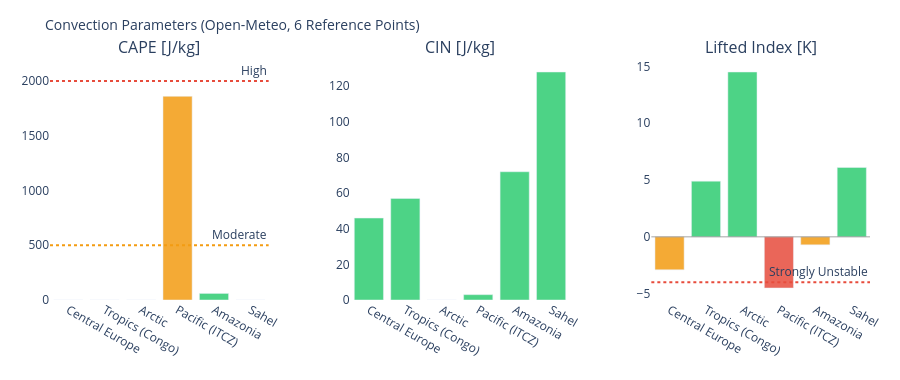

Notebook source saved alongside this figure:
### Markdown cell above
---
## 3. Visualizations

### Code cell
# ============================================================
# CAPE / CIN / LIFTED INDEX – Convection potential
# ============================================================

if not df_atm.empty:
    fig = make_subplots(
        rows=1, cols=3,
        subplot_titles=['CAPE [J/kg]', 'CIN [J/kg]', 'Lifted Index [K]'],
        horizontal_spacing=0.1
    )
    pts = df_atm['point'].tolist()
    pt_colors = ['#E85D24','#185FA5','#888780','#378ADD','#639922','#F2A623']

    # CAPE – höher = mehr Gewitterpotential
    cape_vals = df_atm['cape'].fillna(0).tolist()
    cape_colors = ['#e74c3c' if v > 2000 else '#f39c12' if v > 500 else '#2ecc71'
                   for v in cape_vals]
    fig.add_trace(go.Bar(x=pts, y=cape_vals, marker_color=cape_colors,
                         opacity=0.85, showlegend=False), row=1, col=1)
    fig.add_hline(y=2000, line_dash='dot', line_color='#e74c3c',
                  annotation_text='High', row=1, col=1)
    fig.add_hline(y=500,  line_dash='dot', line_color='#f39c12',
                  annotation_text='Moderate', row=1, col=1)

    # CIN – negativer = stärker gedeckelt (weniger Auslöse)
    cin_vals = df_atm['cin'].fillna(0).tolist()
    cin_colors = ['#e74c3c' if v < -200 else '#f39c12' if v < -50 else '#2ecc71'
                  for v in cin_vals]
    fig.add_trace(go.Bar(x=pts, y=cin_vals, marker_color=cin_colors,
                         opacity=0.85, showlegend=False), row=1, col=2)

    # Lifted Index – negativ = instabil
    li_vals = df_atm['li'].fillna(0).tolist()
    li_colors = ['#e74c3c' if v < -4 else '#f39c12' if v < 0 else '#2ecc71'
                 for v in li_vals]
    fig.add_trace(go.Bar(x=pts, y=li_vals, marker_color=li_colors,
                         opacity=0.85, showlegend=False), row=1, col=3)
    fig.add_hline(y=0, line_color='gray', line_width=0.7, row=1, col=3)
    fig.add_hline(y=-4, line_dash='dot', line_color='#e74c3c',
                  annotation_text='Strongly Unstable', row=1, col=3)

    fig.update_layout(
        title=dict(text='Convection Parameters (Open-Meteo, 6 Reference Points)', font=dict(size=14)),
        height=380, plot_bgcolor='rgba(0,0,0,0)', paper_bgcolor='rgba(0,0,0,0)',
        margin=dict(l=50, r=30, t=60, b=80)
    )
    fig.update_xaxes(tickangle=30)
    fig.show()

### Figure 1 — Plotly figure (JSON) as saved in the notebook; plotly's stock layout.template omitted (floating-point values rounded to 4 significant figures)
{"data": [{"marker": {"color": ["#2ecc71", "#2ecc71", "#2ecc71", "#f39c12", "#2ecc71", "#2ecc71"]}, "opacity": 0.85, "showlegend": false, "type": "bar", "x": ["Central Europe", "Tropics (Congo)", "Arctic", "Pacific (ITCZ)", "Amazonia", "Sahel"], "xaxis": "x", "y": [0.0, 0.0, 0.0, 1860.0, 60.0, 0.0], "yaxis": "y"}, {"marker": {"color": ["#2ecc71", "#2ecc71", "#2ecc71", "#2ecc71", "#2ecc71", "#2ecc71"]}, "opacity": 0.85, "showlegend": false, "type": "bar", "x": ["Central Europe", "Tropics (Congo)", "Arctic", "Pacific (ITCZ)", "Amazonia", "Sahel"], "xaxis": "x2", "y": [46.0, 57.0, 0.0, 3.0, 72.0, 128.0], "yaxis": "y2"}, {"marker": {"color": ["#f39c12", "#2ecc71", "#2ecc71", "#e74c3c", "#f39c12", "#2ecc71"]}, "opacity": 0.85, "showlegend": false, "type": "bar", "x": ["Central Europe", "Tropics (Congo)", "Arctic", "Pacific (ITCZ)", "Amazonia", "Sahel"], "xaxis": "x3", "y": [-2.9, 4.9, 14.5, -4.5, -0.7, 6.1], "yaxis": "y3"}], "layout": {"annotations": [{"font": {"size": 16}, "showarrow": false, "text": "CAPE [J/kg]", "x": 0.1333, "xanchor": "center", "xref": "paper", "y": 1.0, "yanchor": "bottom", "yref": "paper"}, {"font": {"size": 16}, "showarrow": false, "text": "CIN [J/kg]", "x": 0.5, "xanchor": "center", "xref": "paper", "y": 1.0, "yanchor": "bottom", "yref": "paper"}, {"font": {"size": 16}, "showarrow": false, "text": "Lifted Index [K]", "x": 0.8667, "xanchor": "center", "xref": "paper", "y": 1.0, "yanchor": "bottom", "yref": "paper"}, {"showarrow": false, "text": "High", "x": 1, "xanchor": "right", "xref": "x domain", "y": 2000, "yanchor": "bottom", "yref": "y"}, {"showarrow": false, "text": "Moderate", "x": 1, "xanchor": "right", "xref": "x domain", "y": 500, "yanchor": "bottom", "yref": "y"}, {"showarrow": false, "text": "Strongly Unstable", "x": 1, "xanchor": "right", "xref": "x3 domain", "y": -4, "yanchor": "bottom", "yref": "y3"}], "height": 380, "margin": {"b": 80, "l": 50, "r": 30, "t": 60}, "paper_bgcolor": "rgba(0,0,0,0)", "plot_bgcolor": "rgba(0,0,0,0)", "shapes": [{"line": {"color": "#e74c3c", "dash": "dot"}, "type": "line", "x0": 0, "x1": 1, "xref": "x domain", "y0": 2000, "y1": 2000, "yref": "y"}, {"line": {"color": "#f39c12", "dash": "dot"}, "type": "line", "x0": 0, "x1": 1, "xref": "x domain", "y0": 500, "y1": 500, "yref": "y"}, {"line": {"color": "gray", "width": 0.7}, "type": "line", "x0": 0, "x1": 1, "xref": "x3 domain", "y0": 0, "y1": 0, "yref": "y3"}, {"line": {"color": "#e74c3c", "dash": "dot"}, "type": "line", "x0": 0, "x1": 1, "xref": "x3 domain", "y0": -4, "y1": -4, "yref": "y3"}], "title": {"font": {"size": 14}, "text": "Convection Parameters (Open-Meteo, 6 Reference Points)"}, "xaxis": {"anchor": "y", "domain": [0.0, 0.2667], "tickangle": 30}, "xaxis2": {"anchor": "y2", "domain": [0.3667, 0.6333], "tickangle": 30}, "xaxis3": {"anchor": "y3", "domain": [0.7333, 1.0], "tickangle": 30}, "yaxis": {"anchor": "x", "domain": [0.0, 1.0]}, "yaxis2": {"anchor": "x2", "domain": [0.0, 1.0]}, "yaxis3": {"anchor": "x3", "domain": [0.0, 1.0]}}}
